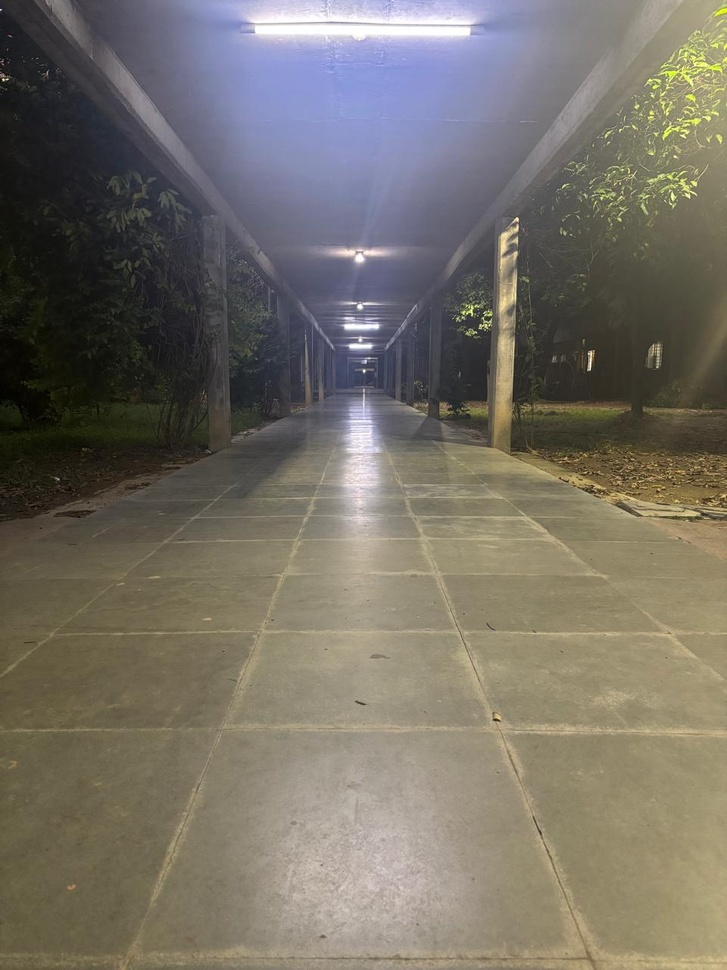
#> input picture home/kabs_d/mast3r/floor2.jpg, 727 x 970 px, shrunk from 960 x 1280 before the run, found by its file name
$ python canny_hough_edge_detection.py
#> lines starting #> are read from the running program, lines starting #| are printed output that depends on the picture
import cv2
import numpy as np
import math
from pathlib import Path
import csv

# =========================================
# CONFIG
# =========================================
IMG_PATH = "/home/kabs_d/mast3r/floor2.jpg"
OUT_DIR = Path("./hough_experiments_clean")
OUT_DIR.mkdir(exist_ok=True)

# =========================================
# Helper functions
# =========================================

def save_img(img, path):
    cv2.imwrite(str(path), img)

def to_rgb(bgr):
    return cv2.cvtColor(bgr, cv2.COLOR_BGR2RGB)

def draw_hough_lines(rgb, lines, color=(0, 0, 255), thickness=2):
    out = rgb.copy()
    if lines is None:
        return out
    for l in lines:
        x1, y1, x2, y2 = l[0]
        cv2.line(out, (x1, y1), (x2, y2), color, thickness)
    return out

def compute_metrics(lines):
    if lines is None or len(lines) == 0:
        return {"n_lines": 0, "mean_len": 0.0, "pct_hv": 0.0}

    lengths = []
    hv_count = 0

    for l in lines:
        x1, y1, x2, y2 = l[0]
        L = math.hypot(x2 - x1, y2 - y1)
        lengths.append(L)

        angle = abs(math.degrees(math.atan2(y2 - y1, x2 - x1))) % 180
        if (angle <= 15) or (angle >= 75):
            hv_count += 1

    return {
        "n_lines": len(lengths),
        "mean_len": float(np.mean(lengths)),
        "pct_hv": float(100 * hv_count / len(lengths))
    }

def run_hough(edges, rho=1, theta=np.pi/180, thresh=100, minlen=50, maxgap=10):
    return cv2.HoughLinesP(edges, rho, theta, thresh,
                           minLineLength=minlen, maxLineGap=maxgap)

# =========================================
# Load image
# =========================================
img_bgr = cv2.imread(IMG_PATH)
#> img_bgr is the input picture: shape (970, 727, 3); mean B, G, R 102, 112.4, 117.8
if img_bgr is None:
    raise FileNotFoundError(IMG_PATH)

img_rgb = to_rgb(img_bgr)

# =========================================
# Experiment definitions (NO ROI, NO SOBEL)
# =========================================
EXPERIMENTS = [

    ("A_baseline", {
        "clahe": None,
        "blur": None,
        "canny": (100, 200),
        "hough": (100, 50, 10)
    }),

    ("B_clahe_mild", {
        "clahe": (1.5, (8, 8)),
        "blur": (3, 3, 1.0),
        "canny": (50, 150),
        "hough": (100, 50, 10)
    }),

    ("C_clahe_strong", {
        "clahe": (3.0, (8, 8)),
        "blur": (3, 3, 1.0),
        "canny": (50, 150),
        "hough": (100, 50, 10)
    }),

    ("D_gentle_blur_stronger_canny", {
        "clahe": (3.0, (8, 8)),
        "blur": (7, 7, 1.0),    # toned down
        "canny": (70, 160),     # toned down
        "hough": (80, 50, 10)
    }),

    ("E_strong_hough", {
        "clahe": (1.5, (8, 8)),
        "blur": (3, 3, 1.0),
        "canny": (50, 150),
        "hough": (120, 140, 15)  # strong Hough
    })

]

# =========================================
# Run experiments
# =========================================
CSV_PATH = OUT_DIR / "metrics.csv"

with open(CSV_PATH, "w", newline="") as csvfile:
    writer = csv.DictWriter(csvfile, fieldnames=["exp", "n_lines", "mean_len", "pct_hv"])
    writer.writeheader()

    for exp_name, cfg in EXPERIMENTS:

        exp_dir = OUT_DIR / exp_name
        exp_dir.mkdir(exist_ok=True)

        # --- Step 1: grayscale
        gray = cv2.cvtColor(img_bgr, cv2.COLOR_BGR2GRAY)

        # --- Step 2: CLAHE
        if cfg["clahe"] is not None:
            clip, grid = cfg["clahe"]
            clahe_obj = cv2.createCLAHE(clipLimit=clip, tileGridSize=grid)
            gray = clahe_obj.apply(gray)

        # --- Step 3: blur
        if cfg["blur"] is not None:
            kx, ky, sigma = cfg["blur"]
            gray = cv2.GaussianBlur(gray, (kx, ky), sigma)

        # --- Step 4: Canny
        low, high = cfg["canny"]
        edges = cv2.Canny(gray, low, high)
        save_img(edges, exp_dir / "edges.png")

        # --- Step 5: Hough
        thr, minlen, gap = cfg["hough"]
        lines = run_hough(edges, rho=1, theta=np.pi/180,
                          thresh=thr, minlen=minlen, maxgap=gap)

        # --- Step 6: Overlay
        overlay = draw_hough_lines(img_rgb, lines)
        save_img(cv2.cvtColor(overlay, cv2.COLOR_RGB2BGR), exp_dir / "hough_overlay.png")

        # --- Step 7: Metrics
        M = compute_metrics(lines)
        writer.writerow({
            "exp": exp_name,
            "n_lines": M["n_lines"],
            "mean_len": round(M["mean_len"], 2),
            "pct_hv": round(M["pct_hv"], 2)
        })

        print(f"Saved {exp_name} →", M)
#> this loop made 5 passes
#> M on passes 1 to 5: {'n_lines': 43, 'mean_len': 89.53, 'pct_hv': 30.23}, {'n_lines': 271, 'mean_len': 97.7, 'pct_hv': 32.47}, {'n_lines': 600, 'mean_len': 88.52, 'pct_hv': 26}, {'n_lines': 244, 'mean_len': 88.06, 'pct_hv': 31.97}, {'n_lines': 58, 'mean_len': 212.7, 'pct_hv': 41.38}
#> (printed output is left out)
#> pass 1, `gray = cv2.cvtColor(img_bgr, cv2.COLOR_BGR2GRAY)`:
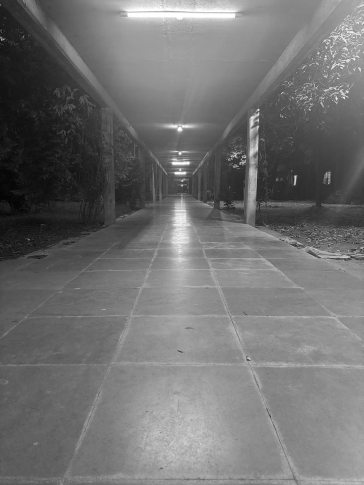
#> gray: shape (970, 727) (shown at 1/2 size); min 0, max 255, mean 112.9
#> pass 1, `edges = cv2.Canny(gray, low, high)`:
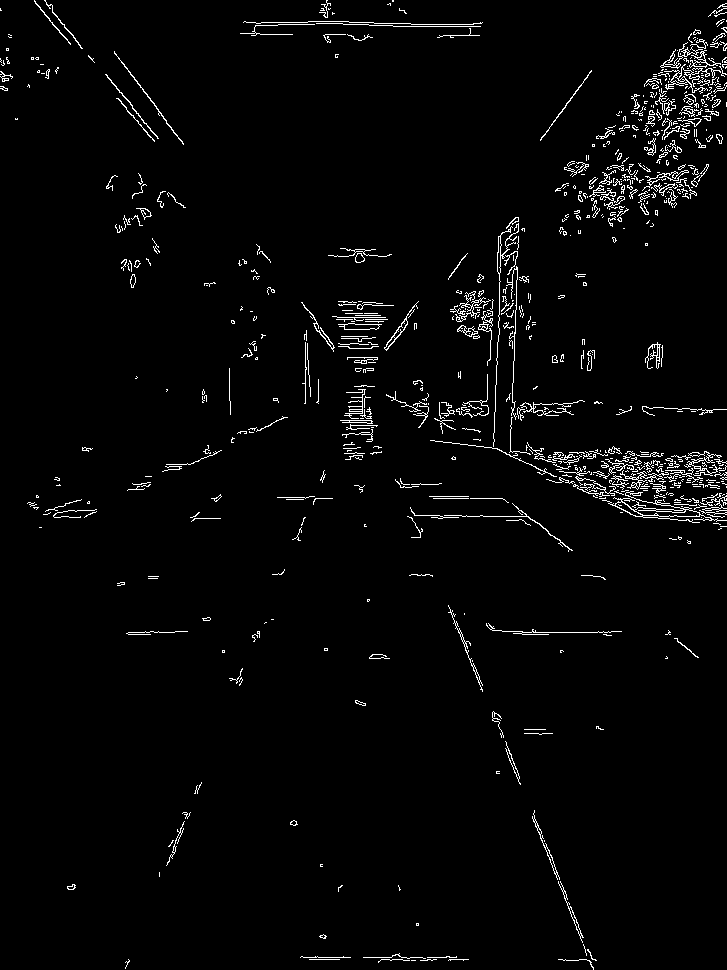
#> edges: shape (970, 727); 2.5% white in thin lines or dots
#> pass 1, `overlay = draw_hough_lines(img_rgb, lines)`:
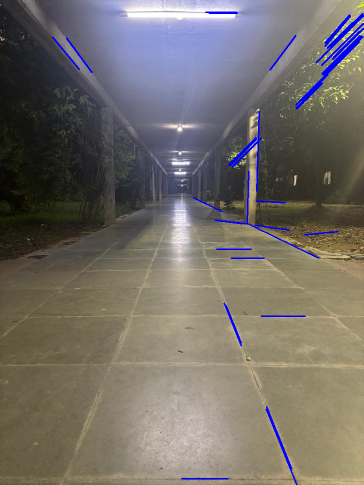
#> overlay: shape (970, 727, 3) (shown at 1/2 size); mean R, G, B 115.6, 110.3, 104.2
#> after the loop:
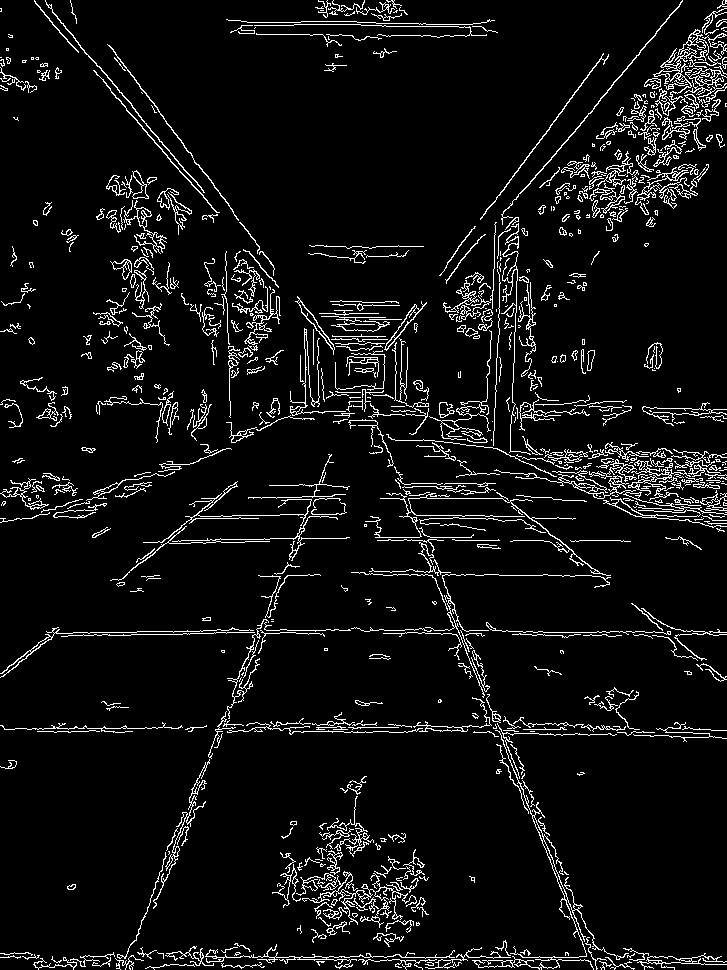
#> edges: shape (970, 727); 6.4% white in thin lines or dots
#> after the loop:
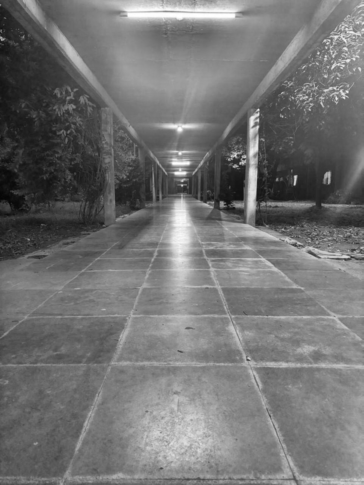
#> gray: shape (970, 727) (shown at 1/2 size); min 4, max 255, mean 114.5
#> after the loop:
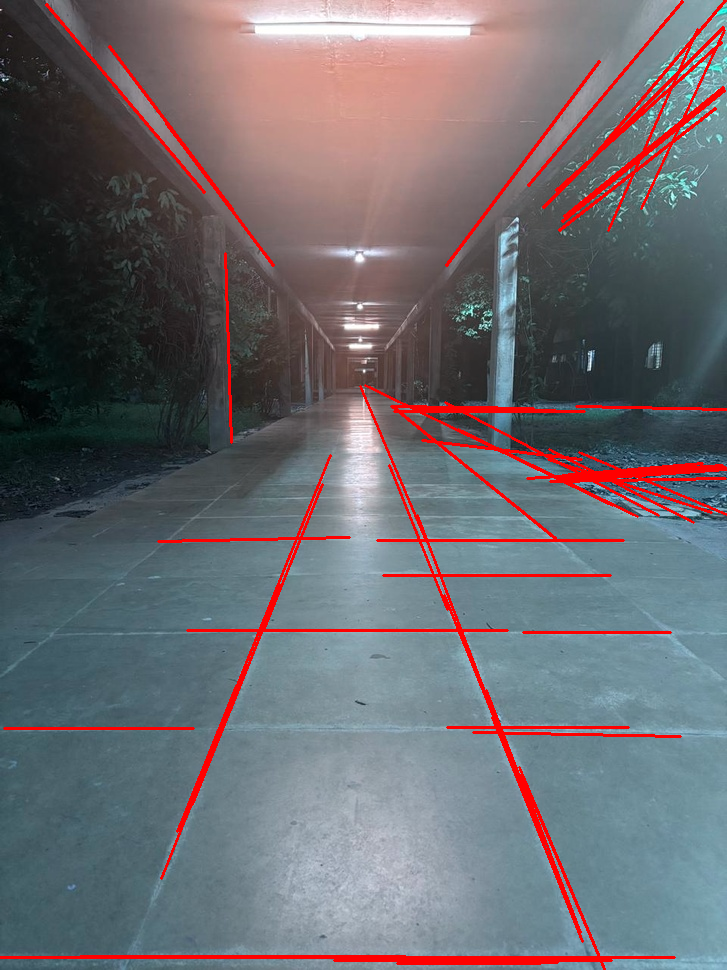
#> overlay: shape (970, 727, 3); mean B, G, R 111.7, 106.8, 108.6

print("Done. Output folder:", OUT_DIR)

$ run again, with home/kabs_d/mast3r/sec.jpg copied over home/kabs_d/mast3r/floor2.jpg
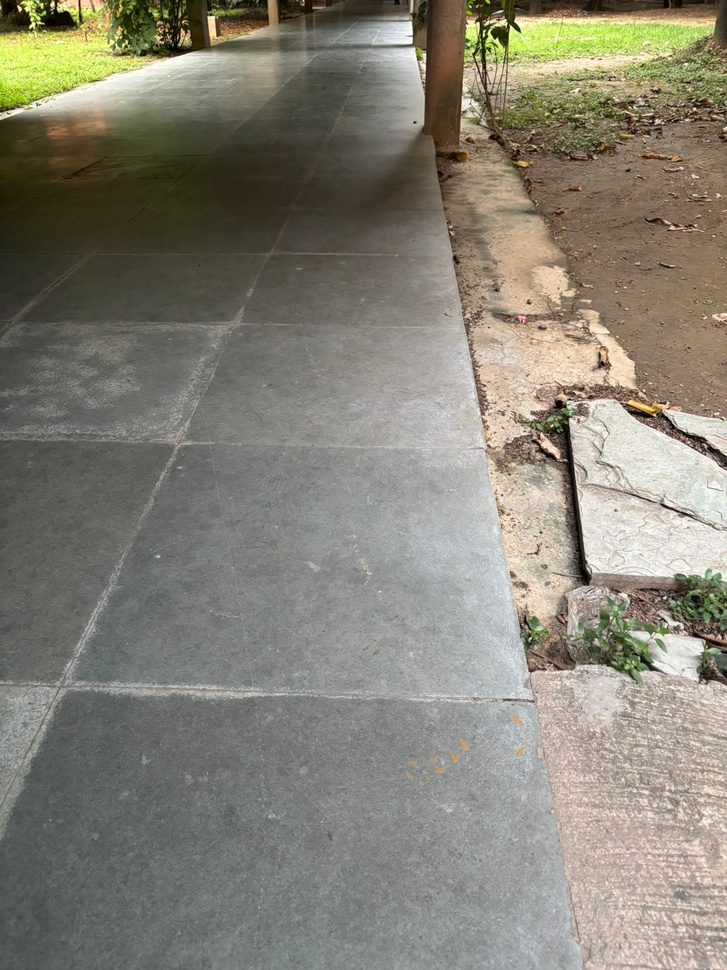
#> input picture home/kabs_d/mast3r/sec.jpg, 727 x 970 px, shrunk from 1200 x 1600 before the run, found by its file name
#> img_bgr is the input picture: shape (970, 727, 3); mean B, G, R 117.5, 129.9, 133.4
#> the loop `for exp_name, cfg in EXPERIMENTS: ` made 5 passes
#> M on passes 1 to 5: {'n_lines': 732, 'mean_len': 96.58, 'pct_hv': 96.45}, {'n_lines': 1322, 'mean_len': 104.2, 'pct_hv': 62.48}, {'n_lines': 2276, 'mean_len': 134.2, 'pct_hv': 38.44}, {'n_lines': 1124, 'mean_len': 98.52, 'pct_hv': 51.07}, {'n_lines': 475, 'mean_len': 259.4, 'pct_hv': 69.89}
#> (printed output is left out)
#> pass 1, `edges = cv2.Canny(gray, low, high)`:
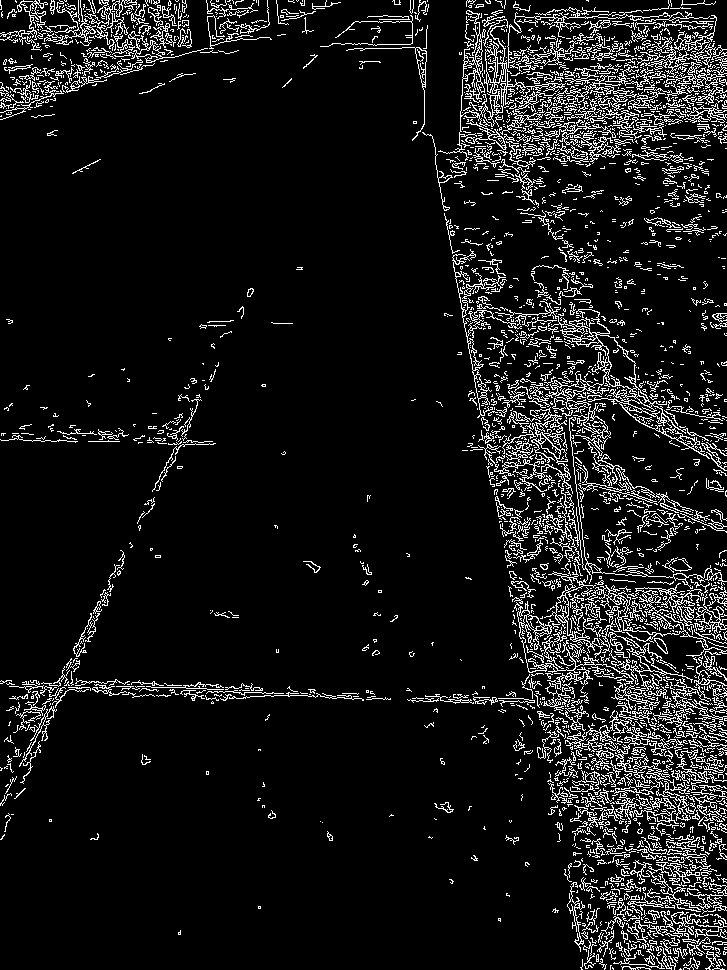
#> edges: shape (970, 727); 9% white in thin lines or dots
#> after the loop `for exp_name, cfg in EXPERIMENTS:`:
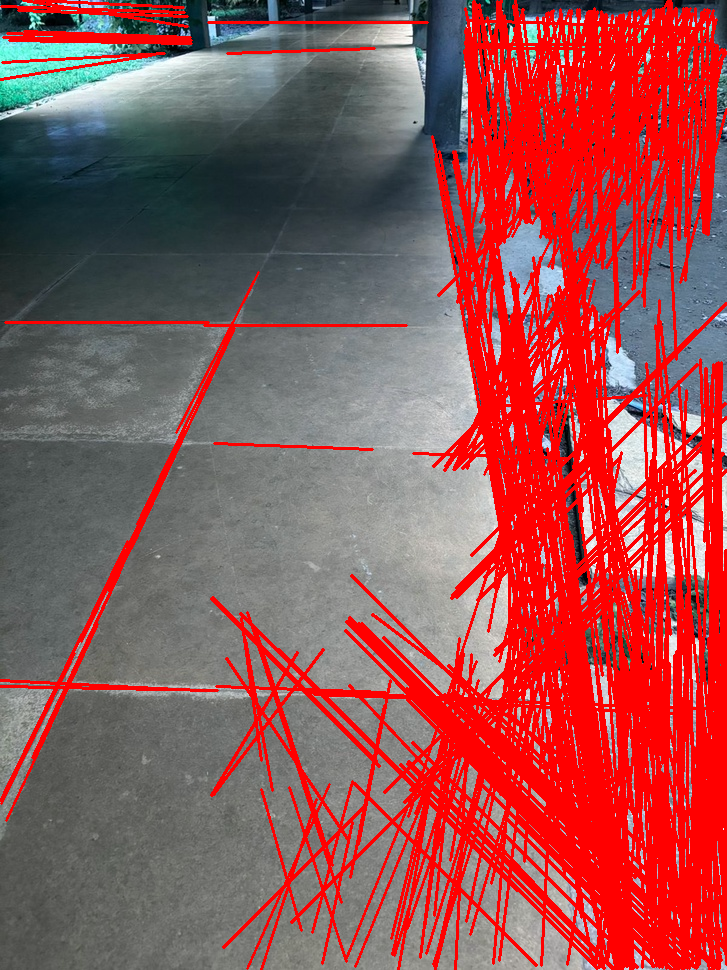
#> overlay: shape (970, 727, 3); mean B, G, R 82.7, 81.7, 153.2

$ run again, with home/kabs_d/mast3r/skewed_floor.jpg copied over home/kabs_d/mast3r/floor2.jpg
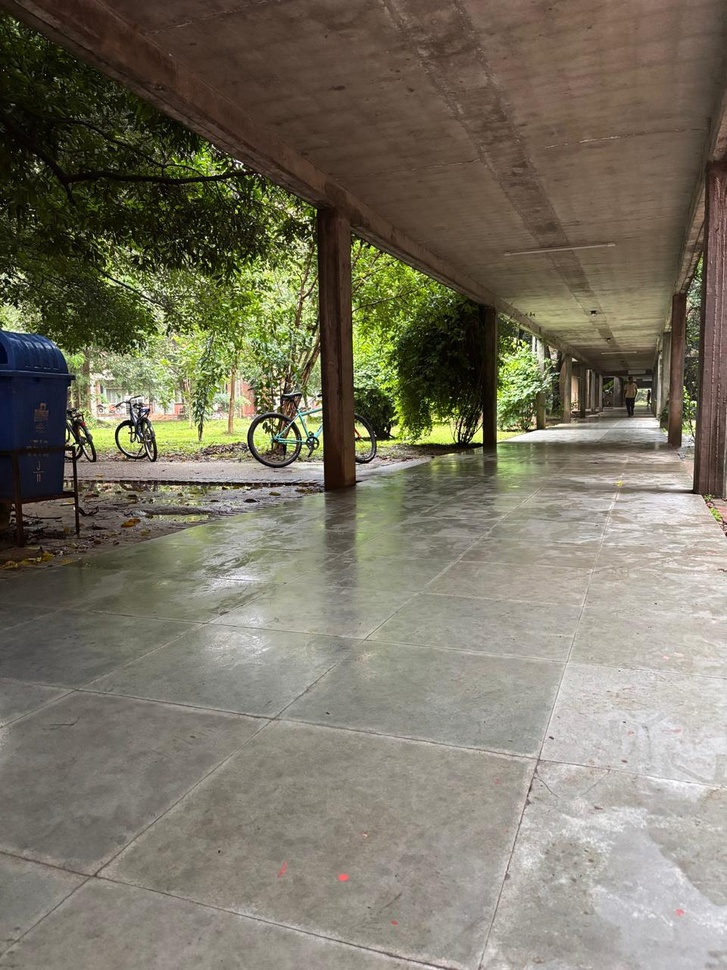
#> input picture home/kabs_d/mast3r/skewed_floor.jpg, 727 x 970 px, shrunk from 960 x 1280 before the run, found by its file name
#> img_bgr is the input picture: shape (970, 727, 3); mean B, G, R 99.9, 115.9, 121
#> the loop `for exp_name, cfg in EXPERIMENTS: ` made 5 passes
#> M on passes 1 to 5: {'n_lines': 667, 'mean_len': 105.6, 'pct_hv': 32.68}, {'n_lines': 1356, 'mean_len': 114.5, 'pct_hv': 19.54}, {'n_lines': 2218, 'mean_len': 120.1, 'pct_hv': 35.12}, {'n_lines': 1216, 'mean_len': 105, 'pct_hv': 26.81}, {'n_lines': 442, 'mean_len': 280.3, 'pct_hv': 14.25}
#> (printed output is left out)
#> pass 1, `edges = cv2.Canny(gray, low, high)`:
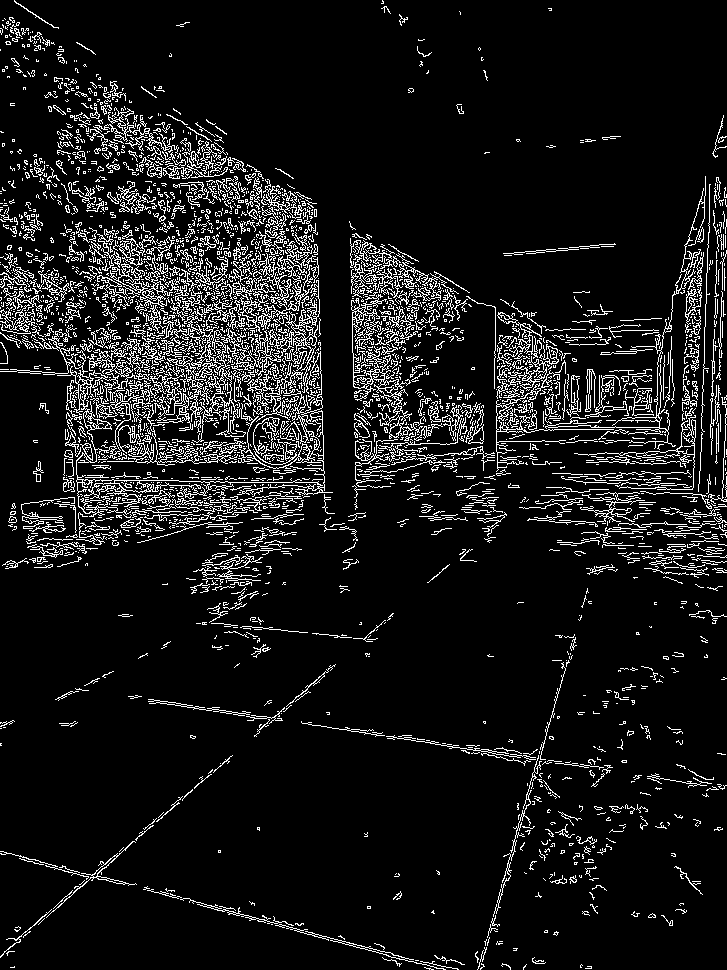
#> edges: shape (970, 727); 9.3% white in thin lines or dots
#> after the loop `for exp_name, cfg in EXPERIMENTS:`:
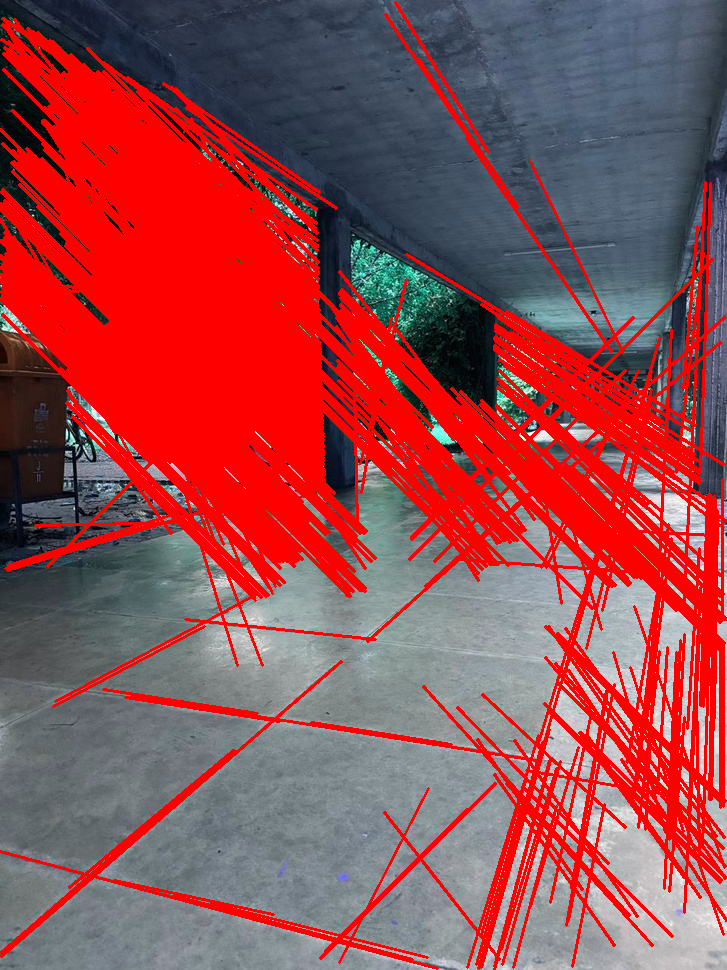
#> overlay: shape (970, 727, 3); mean B, G, R 81, 75.9, 150.5
